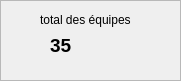
             <widget class="QFrame" name="frame">
              <property name="geometry">
               <rect>
                <x>10</x>
                <y>120</y>
                <width>181</width>
                <height>81</height>
               </rect>
              </property>
              <property name="frameShape">
               <enum>QFrame::Shape::StyledPanel</enum>
              </property>
              <property name="frameShadow">
               <enum>QFrame::Shadow::Raised</enum>
              </property>
              <widget class="QLabel" name="label_5">
               <property name="geometry">
                <rect>
                 <x>40</x>
                 <y>10</y>
                 <width>121</width>
                 <height>20</height>
                </rect>
               </property>
               <property name="text">
                <string>total des équipes</string>
               </property>
              </widget>
              <widget class="QLabel" name="label_6">
               <property name="geometry">
                <rect>
                 <x>50</x>
                 <y>30</y>
                 <width>31</width>
                 <height>31</height>
                </rect>
               </property>
               <property name="text">
                <string>&lt;html&gt;&lt;head/&gt;&lt;body&gt;&lt;p&gt;&lt;span style=" font-size:14pt; font-weight:700;"&gt; 35&lt;/span&gt;&lt;/p&gt;&lt;/body&gt;&lt;/html&gt;</string>
               </property>
              </widget>
              <widget class="QLabel" name="label_4Equipe">
               <property name="geometry">
                <rect>
                 <x>10</x>
                 <y>30</y>
                 <width>31</width>
                 <height>31</height>
                </rect>
               </property>
               <property name="text">
                <string />
               </property>
               <property name="pixmap">
                <pixmap resource="ressources.qrc">:/new/prefix1/IMAGES/WhatsApp_Image_2026-10-04_at_7.05.42_PM__1_-removebg-preview.png</pixmap>
               </property>
               <property name="scaledContents">
                <bool>true</bool>
               </property>
              </widget>
              <widget class="QLabel" name="label_21">
               <property name="geometry">
                <rect>
                 <x>10</x>
                 <y>30</y>
                 <width>63</width>
                 <height>20</height>
                </rect>
               </property>
               <property name="text">
                <string />
               </property>
              </widget>
             </widget>
